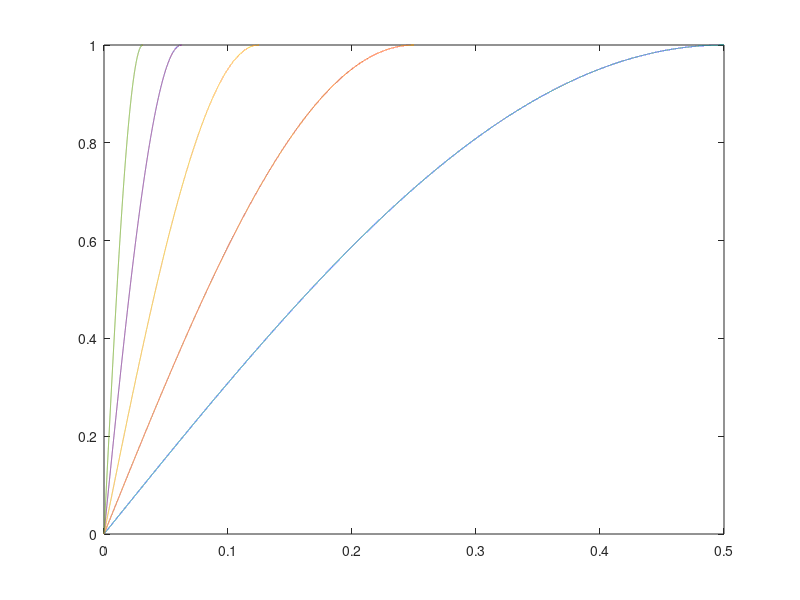
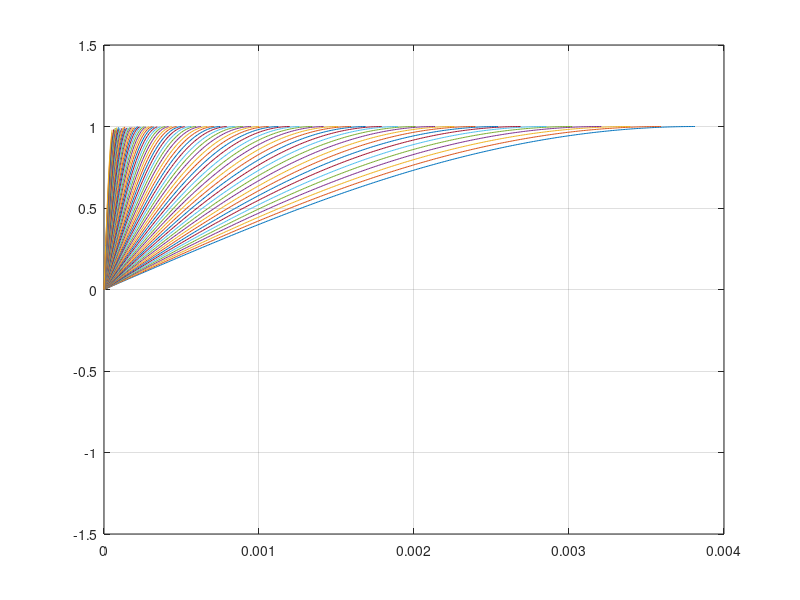

MATLAB code for these plots, in order:
clear 
%% global parameters 
a  = 2^(1/12);
f0 = 65.40639;
SR = 96000; %sample rate
dt = 1/SR;

%% normal LUT

%semitones steps related to f0

%n = -24;
%n = -12;   % C-1 
%n = 0;   % C0
%n= 12; % C1

oct_LUT = 6;
keys = 12;

n=[0:12:oct_LUT*keys];

%LUT_start_octave = log(fn/f0)/log(a);
% LUT scale parameter


%calculations


%freqquency
for i = n(1):n(end)

    fn(i+1,1) = f0 * a^i;
    
end

Y = cell(length(fn),1); 
start_ind = zeros(length(fn),1);
end_ind   = zeros(length(fn),1);

start_ind(1,1) = 0;
end_ind  (1,1) = round(SR / fn(1))-1;

for i = 1 : length(fn)
    
    BS(i,1) = round((SR / fn(i))/4);
    
    t = 0:dt:BS(i)*dt-dt; %-dt
    
    Y{i} = sin(2*pi*fn(i)*t);
    figure(2);
    ylim([-1.5 1.5]);
    plot(t,Y{i});
    hold on;
    grid on;
    %y = sin(2*pi*freq(i)*t);

    if i > 1
   
        start_ind(i,1) = start_ind(i-1,1) + BS(i-1,1);
        end_ind  (i,1) = start_ind(i  ,1) + BS(i,  1) - 1;  
    end
end
  LUT_Array = [];
length_Y = 0;
for i =1 : length(Y)
    length_Y = length_Y + length(Y{i});
    LUT_Array = [LUT_Array,Y{i}];  %result vector for LUT
end

FandBS = [fn, BS, start_ind, end_ind];



%% LFO calculation (kann auf viertel Periode reduziert werden)
%parameter
%LFO_ind=[1,13,20,25,32,37,41,44,46,49,61,73,80,85]'; %ausgewählte frequenzen
anzahlFrequenzen = 4;
startFrequenz = 0.5;

%variables init
LFO_Array = [];
fn_LFO = (anzahlFrequenzen);

%calculation
indexOffset = log2(startFrequenz);
for i = 0:anzahlFrequenzen
    fn_LFO(i+1,1) = 2^(i+indexOffset);
end

Y = cell(length(fn_LFO),1);
start_ind_LFO = zeros(length(fn_LFO),1);
end_ind_LFO   = zeros(length(fn_LFO),1);
BS_LFO =  zeros(length(fn_LFO),1);

%index an der stelle 1
start_ind_LFO(1,1) = 0;
end_ind_LFO  (1,1) = round(SR / fn_LFO(1))-1;


for i = 1 : length(fn_LFO)
    
    BS_LFO(i,1) = round(SR / fn_LFO(i))/4;
    
    t = 0:dt:(BS_LFO(i))*dt-dt;
    
    Y{i} = sin(2*pi*fn_LFO(i)*t);
    %y = sin(2*pi*freq(i)*t);

    if i > 1
    
        start_ind_LFO(i,1) = start_ind_LFO(i-1,1) + BS_LFO(i-1,1);
        end_ind_LFO  (i,1) = start_ind_LFO(i  ,1) + BS_LFO(i,  1) - 1;
    
    end
    
    %plot
    figure(1)
    plot(t,Y{i});
    hold on;
    

end

for i =1 : length(Y)
    length_Y = length_Y + length(Y{i});
    LFO_Array = [LFO_Array,Y{i}]; %result vector for LFO
end
FandBS_LFO = [fn_LFO, BS_LFO, start_ind_LFO, end_ind_LFO];

%% C-File generator parameters
precision = 5; %precision of Nachkommastelle
precision_LFO = 2; %precision of Nachkommastelle



%% C-file
dlmwrite('sinLUT.c','#include "sinLUT.h"','delimiter','', 'precision', precision);   

%LUT

%LUT Array
dlmwrite('sinLUT.c','const float LUT[] __attribute__ ((section(".rodata"))) = {','delimiter','', 'precision', precision,'-append'); 
dlmwrite('sinLUT.c',LUT_Array,'delimiter',',', 'precision', precision,'-append');
dlmwrite('sinLUT.c','};','delimiter','', 'precision', precision,'-append');  

%write frequency array
dlmwrite('sinLUT.c','const float LUT_FREQUENCYS[] __attribute__ ((section(".rodata"))) = {','delimiter','', 'precision', precision,'-append')   
dlmwrite('sinLUT.c',FandBS(:,1)','delimiter',',', 'precision', precision,'-append');  
dlmwrite('sinLUT.c','};','delimiter','', 'precision', precision,'-append');  

%write Blocksize array
dlmwrite('sinLUT.c','const uint32_t LUT_SUPPORTPOINTS[] __attribute__ ((section(".rodata"))) = {','delimiter','', 'precision', precision,'-append')   
dlmwrite('sinLUT.c',FandBS(:,2)','delimiter',',', 'precision', precision,'-append');  
dlmwrite('sinLUT.c','};','delimiter','', 'precision', precision,'-append');  

%write start index array
dlmwrite('sinLUT.c','const uint32_t LUT_STARTINDEX[] __attribute__ ((section(".rodata"))) = {','delimiter','', 'precision', precision,'-append')   
dlmwrite('sinLUT.c',FandBS(:,3)','delimiter',',', 'precision', precision,'-append');  
dlmwrite('sinLUT.c','};','delimiter','', 'precision', precision,'-append');  

%write Blocksize array
dlmwrite('sinLUT.c','const uint32_t LUT_ENDINDEX[] __attribute__ ((section(".rodata"))) = {','delimiter','', 'precision', precision,'-append')   
dlmwrite('sinLUT.c',FandBS(:,4)','delimiter',',', 'precision', precision,'-append');  
dlmwrite('sinLUT.c','};','delimiter','', 'precision', precision,'-append');  

%LFO

%LFO Array
dlmwrite('sinLUT.c','const float LFO[] __attribute__ ((section(".rodata"))) = {','delimiter','', 'precision', precision,'-append');   
dlmwrite('sinLUT.c',LFO_Array,'delimiter',',', 'precision', precision_LFO,'-append');
dlmwrite('sinLUT.c','};','delimiter','', 'precision', precision,'-append');  

%write frequency array
dlmwrite('sinLUT.c','const float LFOLUT_FREQUENCYS[] __attribute__ ((section(".rodata"))) = {','delimiter','', 'precision', precision,'-append')   
dlmwrite('sinLUT.c',FandBS_LFO(:,1)','delimiter',',', 'precision', precision,'-append');  
dlmwrite('sinLUT.c','};','delimiter','', 'precision', precision,'-append');  

%write Blocksize array
dlmwrite('sinLUT.c','const uint32_t LFO_SUPPORTPOINTS[] __attribute__ ((section(".rodata"))) = {','delimiter','', 'precision', precision,'-append')   
dlmwrite('sinLUT.c',FandBS_LFO(:,2)','delimiter',',', 'precision', precision,'-append');  
dlmwrite('sinLUT.c','};','delimiter','', 'precision', precision,'-append');  

%write start index array
dlmwrite('sinLUT.c','const uint32_t LFO_STARTINDEX[] __attribute__ ((section(".rodata"))) = {','delimiter','', 'precision', precision,'-append')   
dlmwrite('sinLUT.c',FandBS_LFO(:,3)','delimiter',',', 'precision', precision,'-append');  
dlmwrite('sinLUT.c','};','delimiter','', 'precision', precision,'-append');  

%write Blocksize array
dlmwrite('sinLUT.c','const uint32_t LFO_ENDINDEX[] __attribute__ ((section(".rodata"))) = {','delimiter','', 'precision', precision,'-append')   
dlmwrite('sinLUT.c',FandBS_LFO(:,4)','delimiter',',', 'precision', precision,'-append');  
dlmwrite('sinLUT.c','};','delimiter','', 'precision', precision,'-append');  
%% H-file



%include Guard
dlmwrite('sinLUT.h','#ifndef INC_SINLUT_H_','delimiter','', 'precision', precision);
dlmwrite('sinLUT.h','#define INC_SINLUT_H_','delimiter','', 'precision', precision,'-append') 
dlmwrite('sinLUT.h','//includes ','delimiter','', 'precision', precision,'-append');
dlmwrite('sinLUT.h','#include "main.h"','delimiter','', 'precision', precision,'-append') ;

%Space
dlmwrite('sinLUT.h',' ','delimiter','', 'precision', precision,'-append');
dlmwrite('sinLUT.h',' ','delimiter','', 'precision', precision,'-append');

%defines
dlmwrite('sinLUT.h','//defines ','delimiter','', 'precision', precision,'-append');

dlmwrite('sinLUT.h',['#define LUT_SR ',num2str(SR)],'delimiter','', 'precision', precision,'-append');
% %LUT defines
dlmwrite('sinLUT.h',['#define LUT_START_OCTAVE ',num2str(FandBS(length(FandBS),1))],'delimiter','', 'precision', precision,'-append');

dlmwrite('sinLUT.h',['#define LUT_FMAX ',num2str(FandBS(length(FandBS),1))],'delimiter','', 'precision', precision,'-append');
dlmwrite('sinLUT.h',['#define LUT_FMIN ',num2str(FandBS(1,1))],'delimiter','', 'precision', precision,'-append');
dlmwrite('sinLUT.h',['#define LUT_OCTAVES ',num2str(oct_LUT)],'delimiter','', 'precision', precision,'-append');

%LFO defines
dlmwrite('sinLUT.h','//defines ','delimiter','', 'precision', precision,'-append');
dlmwrite('sinLUT.h',['#define LFO_FMAX ',num2str(FandBS_LFO(length(FandBS_LFO),1))],'delimiter','', 'precision', precision,'-append');
dlmwrite('sinLUT.h',['#define LFO_FMIN ',num2str(FandBS_LFO(1,1))],'delimiter','', 'precision', precision,'-append');
%dlmwrite('sinLUT.h',['#define LFO_OCTAVES ',num2str(oct_LFO)],'delimiter','', 'precision', precision,'-append');


%Space
dlmwrite('sinLUT.h',' ','delimiter','', 'precision', precision,'-append');
dlmwrite('sinLUT.h',' ','delimiter','', 'precision', precision,'-append');

%variables

dlmwrite('sinLUT.h','//variables','delimiter','', 'precision', precision,'-append');
%LUT
dlmwrite('sinLUT.h',['const float  LUT[',num2str(length(LUT_Array)),'];'],'delimiter','', 'precision', precision,'-append');
dlmwrite('sinLUT.h',['const uint32_t LUT_ENDINDEX[', num2str(length(FandBS(:,4))),'];'],'delimiter','', 'precision', precision,'-append') ;
dlmwrite('sinLUT.h',['const uint32_t LUT_STARTINDEX[',num2str(length(FandBS(:,3))),'];'],'delimiter','', 'precision', precision,'-append');  
dlmwrite('sinLUT.h',['const uint32_t LUT_SUPPORTPOINTS[',num2str(length(FandBS(:,2))),'];'],'delimiter','', 'precision', precision,'-append'); 
dlmwrite('sinLUT.h',['const float LUT_FREQUENCYS[',num2str(length(FandBS(:,1))),'];'],'delimiter','', 'precision', precision,'-append'); 

%LFO
dlmwrite('sinLUT.h',['const float LFO[',num2str(length(LFO_Array)),'];'],'delimiter','', 'precision', precision,'-append');
dlmwrite('sinLUT.h',['const uint32_t LFO_ENDINDEX[',num2str(length(FandBS_LFO(:,4))),'];'],'delimiter','', 'precision', precision,'-append') ;
dlmwrite('sinLUT.h',['const uint32_t LFO_STARTINDEX[',num2str(length(FandBS_LFO(:,3))),'];'],'delimiter','', 'precision', precision,'-append');  
dlmwrite('sinLUT.h',['const uint32_t LFO_SUPPORTPOINTS[',num2str(length(FandBS_LFO(:,2))),'];'],'delimiter','', 'precision', precision,'-append'); 
dlmwrite('sinLUT.h',['const float LFO_FREQUENCYS[',num2str(length(FandBS_LFO(:,1))),'];'],'delimiter','', 'precision', precision,'-append'); 


dlmwrite('sinLUT.h','#endif','delimiter','', 'precision', precision,'-append');
